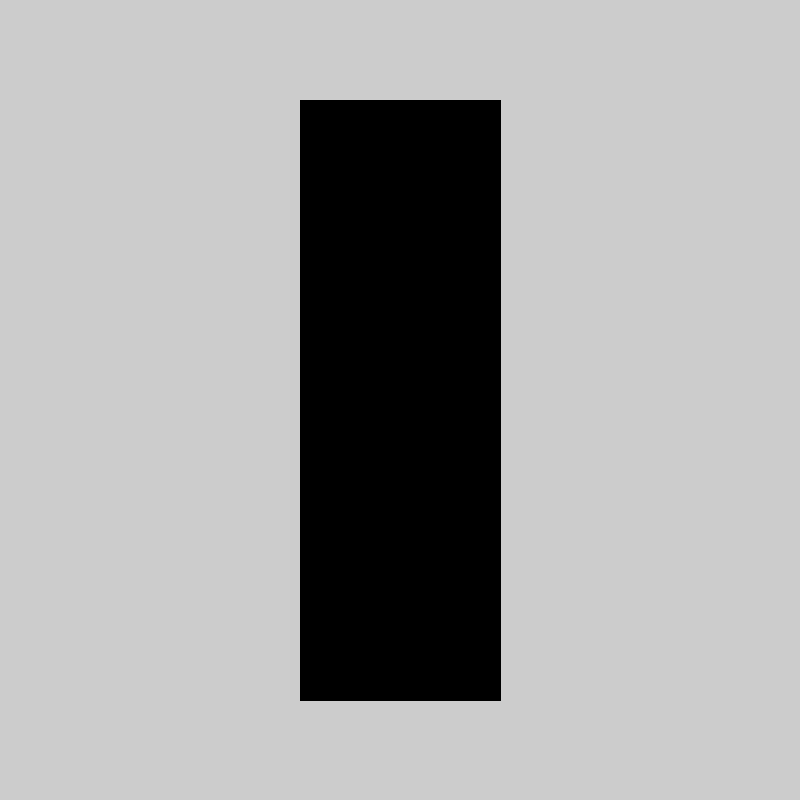
Frame 1 (no input)
Frame 60 (the mouse pressed at the canvas centre just before this capture): identical to frame 1, image omitted
Frame 120 (the mouse held since frame 60 and released just before this capture): identical to frame 1, image omitted

The Processing sketch that drew this single still picture (run headless with seeded random() and noise(); from frame 60 on, the mouse is pressed at the canvas centre):

// Processing sketch: task_3
// ── task_3.pde
import java.util.Random;

boolean aDown = false;
boolean sDown = false;
boolean dDown = false;

void setup() {
size(800,800);
fill(background);
rect(300,100,200,600);
}

color red = color(255,0,0);
color yellow = color(255,255,0);
color green = color(0,255,0);
color background = color(0);
color off = color(75);

void draw() {

if(aDown){
setup();
fill(red);
circle(400,200,150);
}
if(sDown){
setup();
fill(yellow);
circle(400,400,150);
}

if(dDown){
setup();
fill(green);
circle(400,600,150);
}
else 
{
}
}
void keyPressed()
{
  if(key == 'A' || key == 'a')
  { 
    aDown = true; 
  } 
  if(key == 'D' || key == 'd')
  {
    dDown = true;
  }
  if(key == 'S' || key == 's')
  {
    sDown = true;
  }
} 
void keyReleased()
{
   if(key == 'A' || key == 'a')
  { 
    aDown = false; 
  } 
  if(key == 'D' || key == 'd')
  {
    dDown = false;
  }
  if(key == 'S' || key == 's')
  {
    sDown = false;
  }
} 
